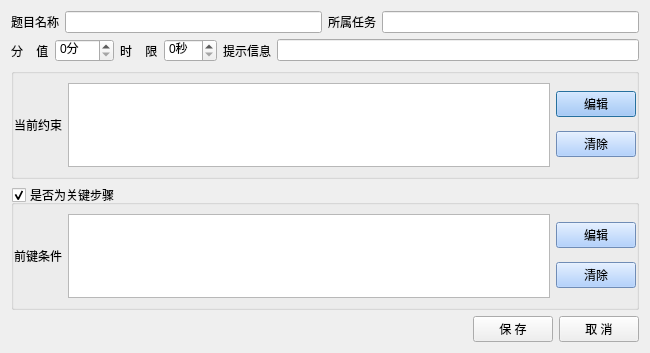
<?xml version="1.0" encoding="UTF-8"?>
<ui version="4.0">
 <class>CSubjectEdit</class>
 <widget class="QDialog" name="CSubjectEdit">
  <property name="geometry">
   <rect>
    <x>0</x>
    <y>0</y>
    <width>650</width>
    <height>353</height>
   </rect>
  </property>
  <property name="windowTitle">
   <string>题目编辑</string>
  </property>
  <layout class="QVBoxLayout" name="verticalLayout_5">
   <item>
    <layout class="QHBoxLayout" name="horizontalLayout_9">
     <item>
      <layout class="QHBoxLayout" name="horizontalLayout_2">
       <item>
        <widget class="QLabel" name="label_10">
         <property name="text">
          <string>题目名称</string>
         </property>
        </widget>
       </item>
       <item>
        <widget class="QLineEdit" name="editSubjectName">
         <property name="minimumSize">
          <size>
           <width>220</width>
           <height>0</height>
          </size>
         </property>
        </widget>
       </item>
       <item>
        <widget class="QLabel" name="label_12">
         <property name="text">
          <string>所属任务</string>
         </property>
        </widget>
       </item>
       <item>
        <widget class="QLineEdit" name="editTaskName">
         <property name="minimumSize">
          <size>
           <width>0</width>
           <height>0</height>
          </size>
         </property>
        </widget>
       </item>
      </layout>
     </item>
    </layout>
   </item>
   <item>
    <layout class="QHBoxLayout" name="horizontalLayout_3"/>
   </item>
   <item>
    <layout class="QHBoxLayout" name="horizontalLayout_10">
     <item>
      <layout class="QHBoxLayout" name="horizontalLayout_4">
       <item>
        <widget class="QLabel" name="label_9">
         <property name="text">
          <string>分    值</string>
         </property>
        </widget>
       </item>
       <item>
        <widget class="QSpinBox" name="editScore">
         <property name="minimumSize">
          <size>
           <width>50</width>
           <height>0</height>
          </size>
         </property>
         <property name="suffix">
          <string>分</string>
         </property>
         <property name="prefix">
          <string/>
         </property>
         <property name="maximum">
          <number>100</number>
         </property>
        </widget>
       </item>
      </layout>
     </item>
     <item>
      <widget class="QLabel" name="label">
       <property name="text">
        <string>时    限</string>
       </property>
      </widget>
     </item>
     <item>
      <widget class="QSpinBox" name="editTime">
       <property name="minimumSize">
        <size>
         <width>50</width>
         <height>0</height>
        </size>
       </property>
       <property name="suffix">
        <string>秒</string>
       </property>
       <property name="prefix">
        <string/>
       </property>
      </widget>
     </item>
     <item>
      <layout class="QHBoxLayout" name="horizontalLayout_5">
       <item>
        <widget class="QLabel" name="label_11">
         <property name="text">
          <string>提示信息</string>
         </property>
        </widget>
       </item>
       <item>
        <widget class="QLineEdit" name="editStepTip">
         <property name="sizePolicy">
          <sizepolicy hsizetype="Expanding" vsizetype="Fixed">
           <horstretch>0</horstretch>
           <verstretch>0</verstretch>
          </sizepolicy>
         </property>
         <property name="minimumSize">
          <size>
           <width>340</width>
           <height>0</height>
          </size>
         </property>
         <property name="text">
          <string/>
         </property>
        </widget>
       </item>
      </layout>
     </item>
    </layout>
   </item>
   <item>
    <widget class="QGroupBox" name="groupBox">
     <property name="title">
      <string/>
     </property>
     <layout class="QVBoxLayout" name="verticalLayout_3">
      <property name="leftMargin">
       <number>0</number>
      </property>
      <property name="rightMargin">
       <number>0</number>
      </property>
      <item>
       <layout class="QHBoxLayout" name="horizontalLayout_6">
        <item>
         <widget class="QLabel" name="label_2">
          <property name="text">
           <string>当前约束</string>
          </property>
         </widget>
        </item>
        <item>
         <widget class="QTextEdit" name="editCondition"/>
        </item>
        <item>
         <layout class="QVBoxLayout" name="verticalLayout">
          <item>
           <widget class="QPushButton" name="buttonEditCondition">
            <property name="styleSheet">
             <string notr="true">background-color: rgb(156, 196, 255);</string>
            </property>
            <property name="text">
             <string>编辑</string>
            </property>
           </widget>
          </item>
          <item>
           <widget class="QPushButton" name="buttonClearCondition">
            <property name="styleSheet">
             <string notr="true">background-color: rgb(156, 196, 255);</string>
            </property>
            <property name="text">
             <string>清除</string>
            </property>
           </widget>
          </item>
         </layout>
        </item>
       </layout>
      </item>
     </layout>
    </widget>
   </item>
   <item>
    <widget class="QGroupBox" name="groupBoxPreCondition">
     <property name="title">
      <string>是否为关键步骤</string>
     </property>
     <property name="checkable">
      <bool>true</bool>
     </property>
     <layout class="QVBoxLayout" name="verticalLayout_4">
      <property name="leftMargin">
       <number>0</number>
      </property>
      <property name="rightMargin">
       <number>0</number>
      </property>
      <item>
       <layout class="QHBoxLayout" name="horizontalLayout_7">
        <item>
         <widget class="QLabel" name="label_3">
          <property name="text">
           <string>前键条件</string>
          </property>
         </widget>
        </item>
        <item>
         <widget class="QTextEdit" name="editPreCondition"/>
        </item>
        <item>
         <layout class="QVBoxLayout" name="verticalLayout_2">
          <item>
           <widget class="QPushButton" name="buttonEditPreCondition">
            <property name="styleSheet">
             <string notr="true">background-color: rgb(156, 196, 255);</string>
            </property>
            <property name="text">
             <string>编辑</string>
            </property>
           </widget>
          </item>
          <item>
           <widget class="QPushButton" name="buttonClearPreCondition">
            <property name="styleSheet">
             <string notr="true">background-color: rgb(156, 196, 255);</string>
            </property>
            <property name="text">
             <string>清除</string>
            </property>
           </widget>
          </item>
         </layout>
        </item>
       </layout>
      </item>
     </layout>
    </widget>
   </item>
   <item>
    <layout class="QHBoxLayout" name="horizontalLayout_8">
     <item>
      <spacer name="horizontalSpacer">
       <property name="orientation">
        <enum>Qt::Horizontal</enum>
       </property>
       <property name="sizeHint" stdset="0">
        <size>
         <width>40</width>
         <height>20</height>
        </size>
       </property>
      </spacer>
     </item>
     <item>
      <widget class="QPushButton" name="buttonSave">
       <property name="text">
        <string>保 存</string>
       </property>
      </widget>
     </item>
     <item>
      <widget class="QPushButton" name="buttonCancel">
       <property name="text">
        <string>取 消</string>
       </property>
      </widget>
     </item>
    </layout>
   </item>
  </layout>
 </widget>
 <resources/>
 <connections/>
</ui>
